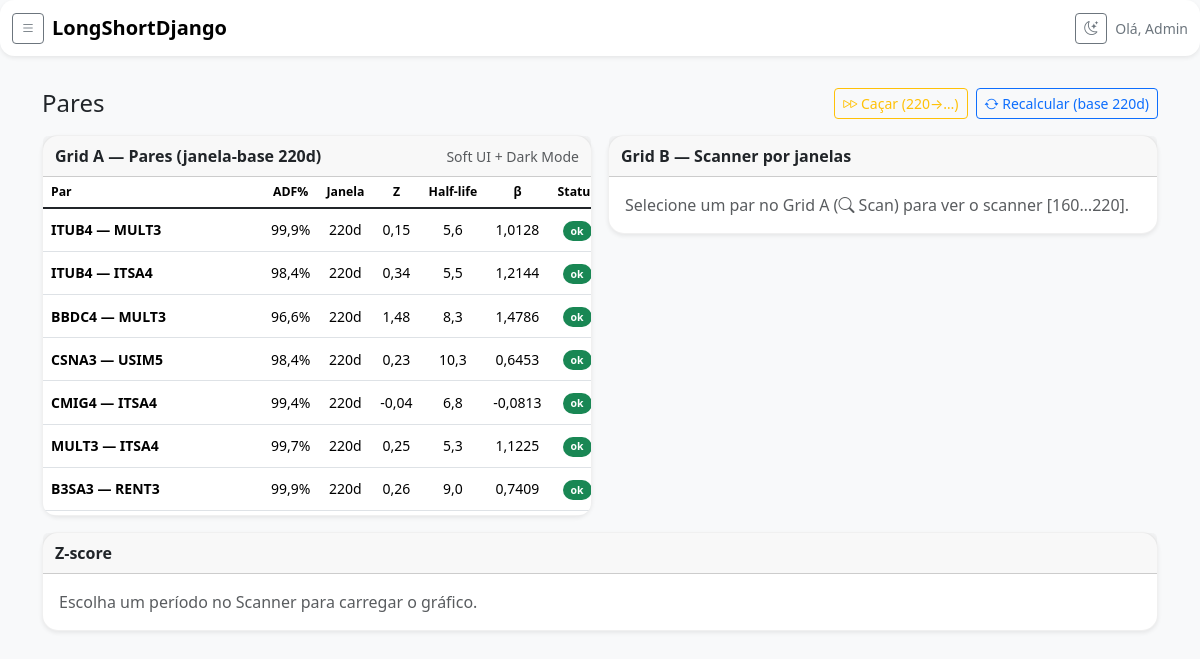
Screenshot of /pares/ (signed in) with the database file from the repository.
### pairs/models.py (models this page shows)
class Pair(models.Model):
    left = models.ForeignKey(Asset, on_delete=models.CASCADE, related_name="pairs_left")
    right = models.ForeignKey(Asset, on_delete=models.CASCADE, related_name="pairs_right")
    base_window = models.IntegerField(default=220)
    chosen_window = models.IntegerField(null=True, blank=True)
    scan_cache_json = models.JSONField(null=True, blank=True)
    scan_cached_at = models.DateTimeField(null=True, blank=True)
    def __str__(self):
        return f"{self.left.ticker} — {self.right.ticker}"

### acoes/models.py (models this page shows, shortened)
class Asset(models.Model):
    ticker = models.CharField(max_length=10, unique=True)
    ticker_yf = models.CharField(max_length=20, blank=True, default="")
    name = models.CharField(max_length=100, blank=True, default="")
    is_active = models.BooleanField(default=True)
    logo_prefix = models.CharField(max_length=4, blank=True, default="")

### pairs/views.py (the view)
# urls.py: path("", views.pairs_home, name="home"),
@require_GET
def pairs_home(request: HttpRequest) -> HttpResponse:
    qs = Pair.objects.all().order_by("id")
    pairs = [p for p in qs if (p.scan_cache_json or {}).get("base", {}).get("status") == "ok"]
    context = {
        "pairs": pairs,
        "BASE_WINDOW": BASE_WINDOW,
        "DEFAULT_WINDOWS": DEFAULT_WINDOWS,
        "current": "pares",
    }
    return render(request, "pairs/pairs_home.html", context)

### pairs/templates/pairs/pairs_home.html (shortened to what this page needs)
{% extends "_base.html" %}
{% load static %}
{% block content %}
<div class="py-3">
  <div class="d-flex align-items-center justify-content-between mb-3">
    <h1 class="h4 mb-0">Pares</h1>
    <div class="d-flex gap-2">
      <form method="post" action="{% url 'pairs:refresh' %}?hunt=1" class="d-inline">
        <button class="btn btn-outline-warning btn-sm" title="Diminuir janelas até achar pelo menos 1 par">
          <i class="bi bi-fast-forward"></i> Caçar ({{ BASE_WINDOW }}→…)
        </button>
      </form>
      <form method="post" action="{% url 'pairs:refresh' %}" class="d-inline">
        <button class="btn btn-outline-primary btn-sm">
          <i class="bi bi-arrow-repeat"></i> Recalcular (base {{ BASE_WINDOW }}d)
        </button>
      </form>
    </div>
  </div>
  <div class="row g-3">
    <div class="col-12 col-xl-6">
      <div class="card shadow-sm rounded-4 soft-card">
        <div class="card-header d-flex align-items-center justify-content-between card-header-compact">
          <span class="fw-semibold">Grid A — Pares (janela-base {{ BASE_WINDOW }}d)</span>
          <span class="text-body-secondary small">Soft UI + Dark Mode</span>
        </div>
        <div class="card-body p-0">
          {% include "pairs/_pairs_table.html" with pairs=pairs %}
        </div>
      </div>
    </div>
    <div class="col-12 col-xl-6">
      <div class="card shadow-sm rounded-4 soft-card">
        <div class="card-header d-flex align-items-center justify-content-between card-header-compact">
          <span class="fw-semibold">Grid B — Scanner por janelas</span>
        </div>
        <div class="card-body p-0" id="scanPane">
          <div class="p-3 text-body-secondary">
            Selecione um par no Grid A (<i class="bi bi-search"></i> Scan) para ver o scanner [160…220].
          </div>
        </div>
      </div>
    </div>
  </div>
  <div class="card shadow-sm rounded-4 soft-card mt-3">
    <div class="card-header d-flex align-items-center justify-content-between card-header-compact">
      <span class="fw-semibold">Z-score</span>
    </div>
    <div class="card-body" id="zChartPane">
      <div class="text-body-secondary">Escolha um período no Scanner para carregar o gráfico.</div>
    </div>
  </div>
</div>
{% endblock %}

### templates/_base.html (shortened to what this page needs)
{% load static %}
<!doctype html>
<html lang="pt-br" data-bs-theme="light">
  <head>
    <link href="https://cdn.jsdelivr.net/npm/bootstrap@5.3.3/dist/css/bootstrap.min.css" rel="stylesheet">
    <link href="https://cdn.jsdelivr.net/npm/bootstrap-icons@1.11.3/font/bootstrap-icons.css" rel="stylesheet">
    <link href="{% static 'css/soft-ui.css' %}?v=4" rel="stylesheet">
  </head>
  <body class="bg-body-tertiary">
    <nav class="navbar navbar-expand-lg bg-body shadow-sm">
      <div class="container-fluid">
        <button class="btn btn-outline-secondary btn-sm me-2"
                data-bs-toggle="offcanvas" data-bs-target="#appSidebar" aria-controls="appSidebar">
          <i class="bi bi-list"></i>
        </button>
        <a class="navbar-brand fw-semibold" href="{% url 'core:home' %}">
          LongShortDjango
        </a>
        <div class="d-flex align-items-center ms-auto gap-2">
          <button type="button" class="btn btn-outline-secondary btn-sm"
                  title="Alternar tema" id="themeToggle" data-toggle-theme>
            <i class="bi bi-moon-stars"></i>
          </button>
          {% if request.user.is_authenticated %}
            <span class="text-secondary small d-none d-sm-inline">Olá, {{ request.user.username }}</span>
          {% endif %}
        </div>
      </div>
    </nav>
    <main class="container my-3">
      {% block content %}{% endblock %}
    </main>
  </body>
</html>

### pairs/templates/pairs/_pairs_table.html (shortened to what this page needs)
<div class="table-responsive card-scroll rows-7">
  <table class="table table-hover table-sm align-middle mb-0 table-compact table-sticky">
    <colgroup>
      <col class="col-par">
      <col class="col-adf">
      <col class="col-janela">
      <col class="col-z">
      <col class="col-half">
      <col class="col-beta">
      <col class="col-status">
      <col class="col-actions">
    </colgroup>
    <thead class="table-light">
      <tr class="text-secondary small">
        <th class="sticky-col">Par</th>
        <th class="text-center">ADF%</th>
        <th class="text-center">Janela</th>
        <th class="text-center">Z</th>
        <th class="text-center">Half-life</th>
        <th class="text-center">β</th>
        <th class="text-center">Status</th>
      </tr>
    </thead>
    <tbody class="table-group-divider">
      {% for pair in pairs %}
        {% with cw=pair.chosen_window|default:BASE_WINDOW base=pair.scan_cache_json.base %}
        <tr>
          <td class="sticky-col">
            <div class="d-flex align-items-center gap-2">
              <div class="fw-semibold text-truncate">{{ pair }}</div>
            </div>
          </td>
          <td class="text-center">
            {% if base and base.status == "ok" and base.adf_pct %}
              {{ base.adf_pct|floatformat:1 }}%
            {% else %}
              <span class="badge text-bg-secondary badge-pill">—</span>
            {% endif %}
          </td>
          <td class="text-center">{{ cw }}d</td>
          <td class="text-center">
            {% if base and base.status == "ok" and base.zscore is not None %}
              {{ base.zscore|floatformat:2 }}
            {% else %}—{% endif %}
          </td>
          <td class="text-center">
            {% if base and base.status == "ok" and base.half_life is not None %}
              {{ base.half_life|floatformat:1 }}
            {% else %}—{% endif %}
          </td>
          <td class="text-center">
            {% if base and base.status == "ok" and base.beta is not None %}
              {{ base.beta|floatformat:4 }}
            {% else %}—{% endif %}
          </td>
          <td class="text-center">
            {% if base %}
              {% if base.status == "ok" %}
                <span class="badge text-bg-success badge-pill">ok</span>
              {% elif base.status == "reprovado" %}
                <span class="badge text-bg-warning badge-pill" title="{{ base.message|default:'reprovado' }}">reprovado</span>
              {% else %}
                <span class="badge text-bg-secondary badge-pill">{{ base.status }}</span>
              {% endif %}
            {% else %}
              <span class="badge text-bg-secondary badge-pill">base</span>
            {% endif %}
          </td>
        </tr>
        {% endwith %}
      {% empty %}
        <tr>
          <td colspan="8" class="text-center py-4 text-body-secondary">Nenhum par cadastrado.</td>
        </tr>
      {% endfor %}
    </tbody>
  </table>
</div>

### static/css/soft-ui.css (style rules this page uses)
:root { --soft-radius: 0.9rem; --soft-shadow: 0 6px 16px rgba(0,0,0,.08); --row-h: 42px; --thead-h: 44px; }
.soft-card, .card.soft-card { border:1px solid rgba(0,0,0,.06); border-radius:var(--soft-radius); box-shadow:var(--soft-shadow); }
.navbar, .offcanvas, .card { border-radius: var(--soft-radius); }
.table-compact { font-size:.875rem; }
.table-compact th, .table-compact td { padding:.35rem .5rem; vertical-align:middle; white-space:nowrap; }
.table-compact tbody tr { height: var(--row-h); }
.table-compact td.text-center, .table-compact th.text-center { font-variant-numeric: tabular-nums; }
.table-sticky thead th { position:sticky; top:0; z-index:2; background:var(--bs-body-bg); }
.sticky-col { position:sticky; left:0; z-index:1; background:var(--bs-body-bg); }
.card-scroll { overflow-y:auto; overflow-x:auto; border-radius:0 0 .75rem .75rem; }
.card-scroll.rows-7 { max-height: calc(var(--thead-h) + 7 * var(--row-h)); }
.col-par { min-width:220px; }
.col-adf { width:92px; }
.col-janela { width:84px; }
.col-z { width:80px; }
.col-half { width:94px; }
.col-beta { width:96px; }
.col-status { width:90px; }
.card-header-compact { padding:.5rem .75rem; }
.badge-pill { border-radius:999px; padding:.3rem .5rem; }

### rows the page displays
Pair: left+right "ITUB4 — MULT3", scan_cache_json.base.adf_pct "99,9", base_window "220", scan_cache_json.base.zscore "0,15", scan_cache_json.base.half_life "5,6", scan_cache_json.base.beta "1,0128", shows "ok"
Pair: left+right "ITUB4 — ITSA4", scan_cache_json.base.adf_pct "98,4", base_window "220", scan_cache_json.base.zscore "0,34", scan_cache_json.base.half_life "5,5", scan_cache_json.base.beta "1,2144", shows "ok"
Pair: left+right "BBDC4 — MULT3", scan_cache_json.base.adf_pct "96,6", base_window "220", scan_cache_json.base.zscore "1,48", scan_cache_json.base.half_life "8,3", scan_cache_json.base.beta "1,4786", shows "ok"
Pair: left+right "CSNA3 — USIM5", scan_cache_json.base.adf_pct "98,4", base_window "220", scan_cache_json.base.zscore "0,23", scan_cache_json.base.half_life "10,3", scan_cache_json.base.beta "0,6453", shows "ok"
Pair: left+right "CMIG4 — ITSA4", scan_cache_json.base.adf_pct "99,4", base_window "220", scan_cache_json.base.zscore "-0,04", scan_cache_json.base.half_life "6,8", scan_cache_json.base.beta "-0,0813", shows "ok"
Pair: left+right "MULT3 — ITSA4", scan_cache_json.base.adf_pct "99,7", base_window "220", scan_cache_json.base.zscore "0,25", scan_cache_json.base.half_life "5,3", scan_cache_json.base.beta "1,1225", shows "ok"
Pair: left+right "B3SA3 — RENT3", scan_cache_json.base.adf_pct "99,9", base_window "220", scan_cache_json.base.zscore "0,26", scan_cache_json.base.half_life "9,0", scan_cache_json.base.beta "0,7409", shows "ok"

### other values shown
{{ request.user.username }} "Admin"
{{ BASE_WINDOW }} "220"
